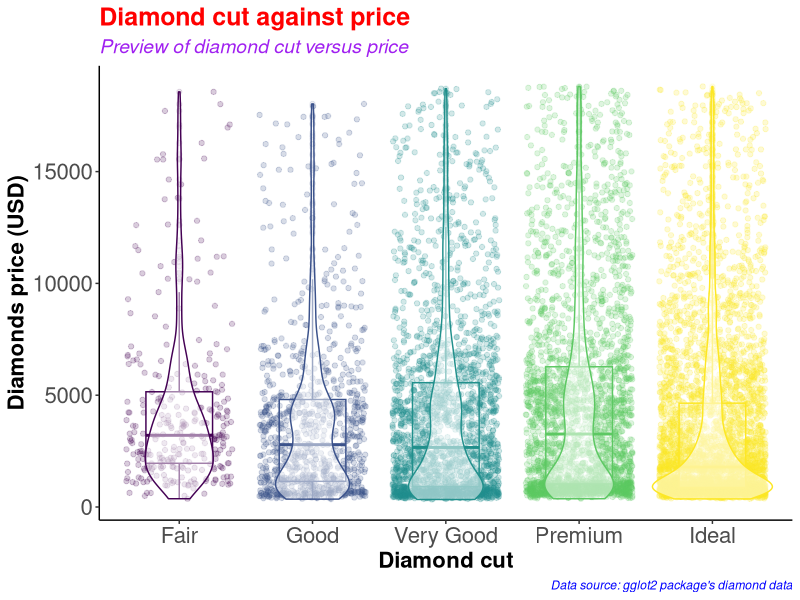
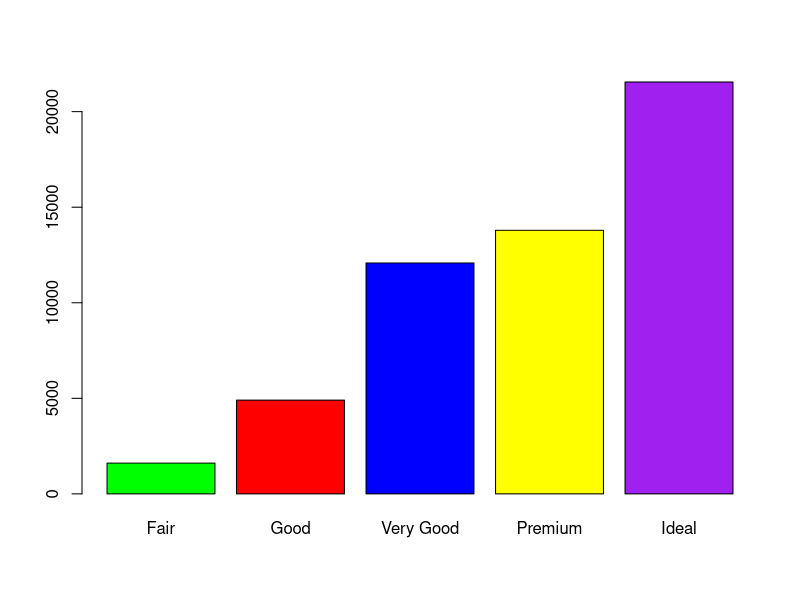
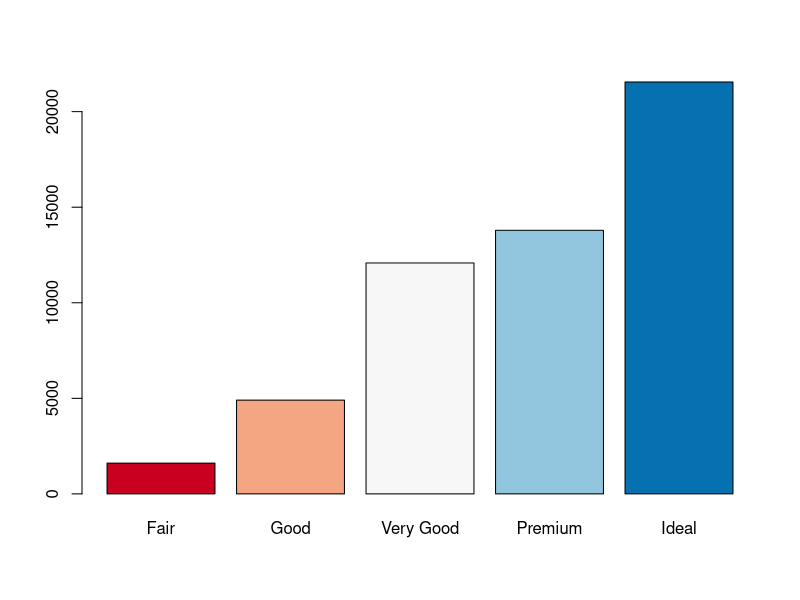
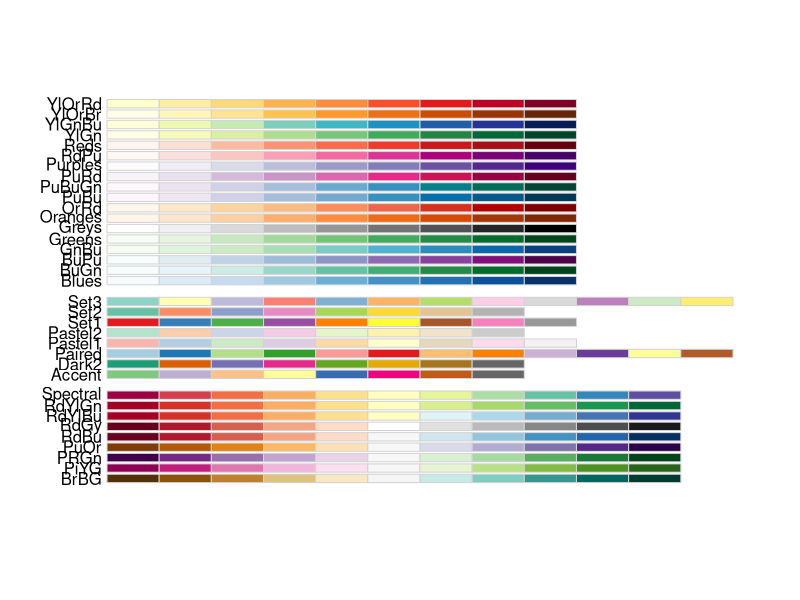
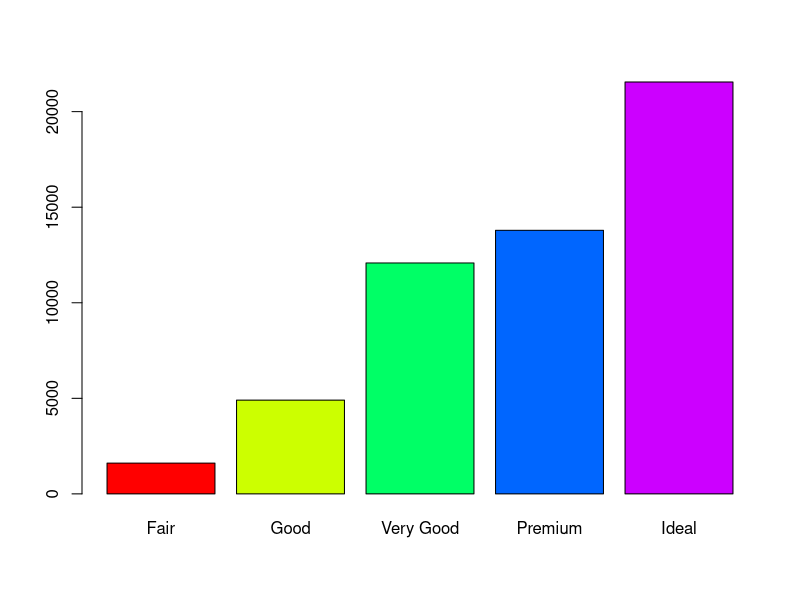
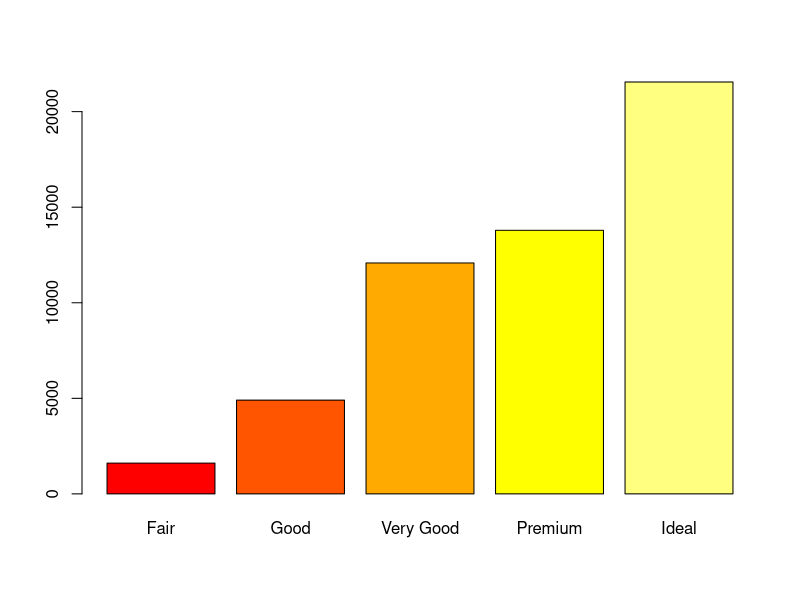
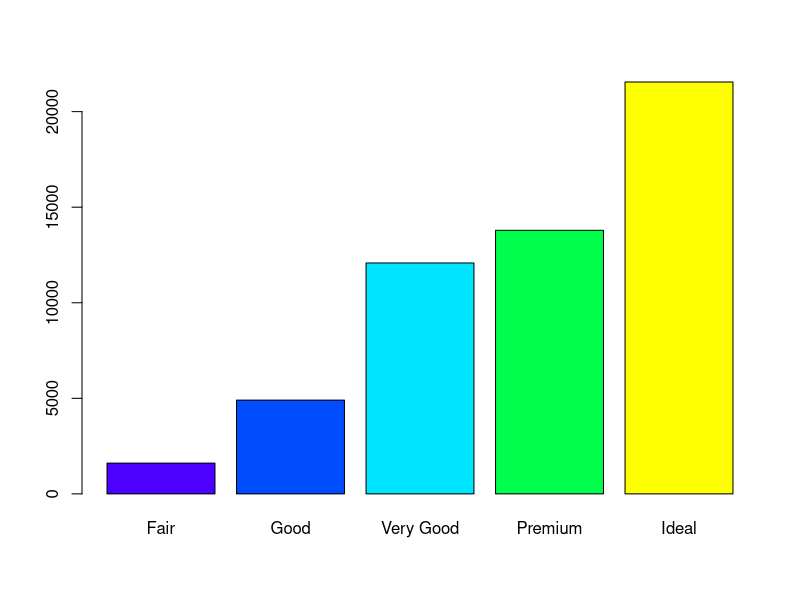
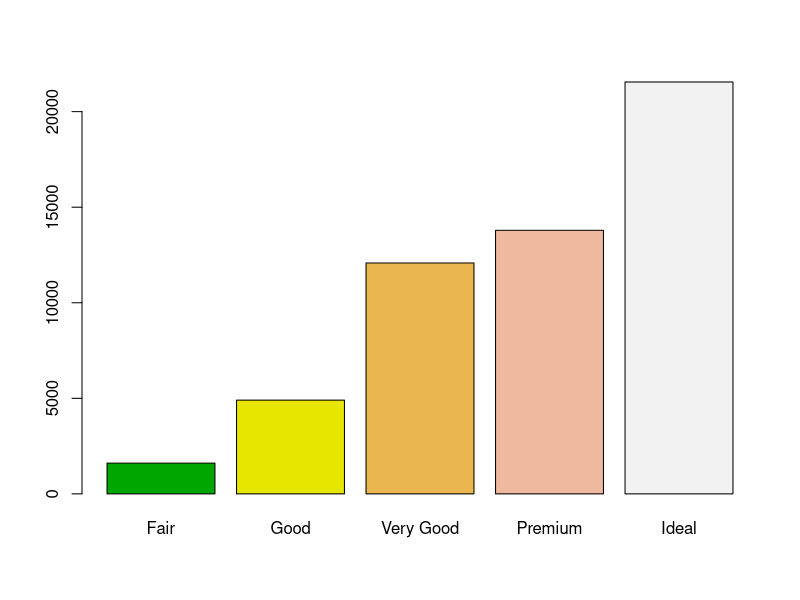

Here is the R script that generated these plots, in order:
#########################################
# Name: Wyclife Agumba Oluoch           #   
# E-mail: wyclifeoluoch@gmail.com       #
# GitHub: https://github.com/Wycology   #
# Task: Boxplot and violin plots in one #
# Date: 4th Jan 2021                    #
# Last edited: 26th Mar 2021            #
#########################################

# Loading the necessary libraries for the project
library(tidyverse) # This is for data wrangling and plotting
library(RColorBrewer) # This is for generating color pallets for the plots.

diamonds_df <- diamonds # Saving the diamonds data-set to a new object in R.

head(diamonds) # Checking the variables in the data-set for subsequent analyses
nrow(diamonds) # Checking for the number of rows in the data. 53940 observations
ncol(diamonds) # Checking the number of variables in the data-set. 10 variables

diamonds_df %>% # Picking the diamonds data, and then
  slice_sample(n = 0.2*(nrow(diamonds))) %>% # Picking a portion of the data-set
  ggplot(aes(x = cut, y = price, color = cut)) + # Adding the mapping variables
  geom_point(position = "jitter", alpha = 0.2) + # Adding jitter and alpha
  geom_boxplot(alpha = 0.1, width = 0.5) + # Modifying dimensions of the boxplot 
  geom_violin(alpha = 0.5) + # Adding violin plot on top of the box and jitter
  theme_classic() + # Adding my preferred theme for publication.
  theme(legend.position = "none") + # Removing the legend; it is on the x-axis
  labs(x = "Diamond cut", # Labels the x-axis.
       y = "Diamonds price (USD)", # Labeling the y-axis
       title = "Diamond cut against price", # Setting tibble of the plot
       subtitle = "Preview of diamond cut versus price", # Descriptive title beneath TITLE
       caption = "Data source: gglot2 package's diamond data") +
  theme(axis.text = element_text(size=16), # Size of labels on tick-marks
        axis.title = element_text(size=16,face="bold")) + # Size of axis labels
  theme(plot.title = element_text(color = 'red', size = 18, face = 'bold'),
        plot.subtitle = element_text(color = 'purple', size = 14, face = 'italic'),
        plot.caption = element_text(color = 'blue', face = 'italic'))

diamonds %>% # Picking the diamonds data, and then
  filter(cut == 'Very Good') %>% # Picking the very good cut 
  nrow() # counting the number of rows with very good cut

diamonds %>% 
  select(cut) %>% 
  table() %>% 
  barplot(col = c('green', 'red', 'blue', 'yellow', 'purple'))

# Instead of specifying the colors, we can simply use the color brewer panel 

diamonds %>% 
  select(cut) %>% 
  table() %>% 
  barplot(col = brewer.pal(n = 5, name = "RdBu"))
# To display more brewer colors options to use, run the following function:

display.brewer.all()

# Can also use rainbow colors

diamonds %>% 
  select(cut) %>% 
  table() %>% 
  barplot(col = rainbow(5))

# Can also use heat.colors
diamonds %>% 
  select(cut) %>% 
  table() %>% 
  barplot(col = heat.colors(5))

# Can also use topographic colors

diamonds %>% 
  select(cut) %>% 
  table() %>% 
  barplot(col = topo.colors(5))

# Can also use terrain colors
diamonds %>% 
  select(cut) %>% 
  table() %>% 
  barplot(col = terrain.colors(5))

# Can also use cm.colors
diamonds %>% 
  select(cut) %>% 
  table() %>% 
  barplot(col = cm.colors(5))

# That is awesome. Good for the day.
